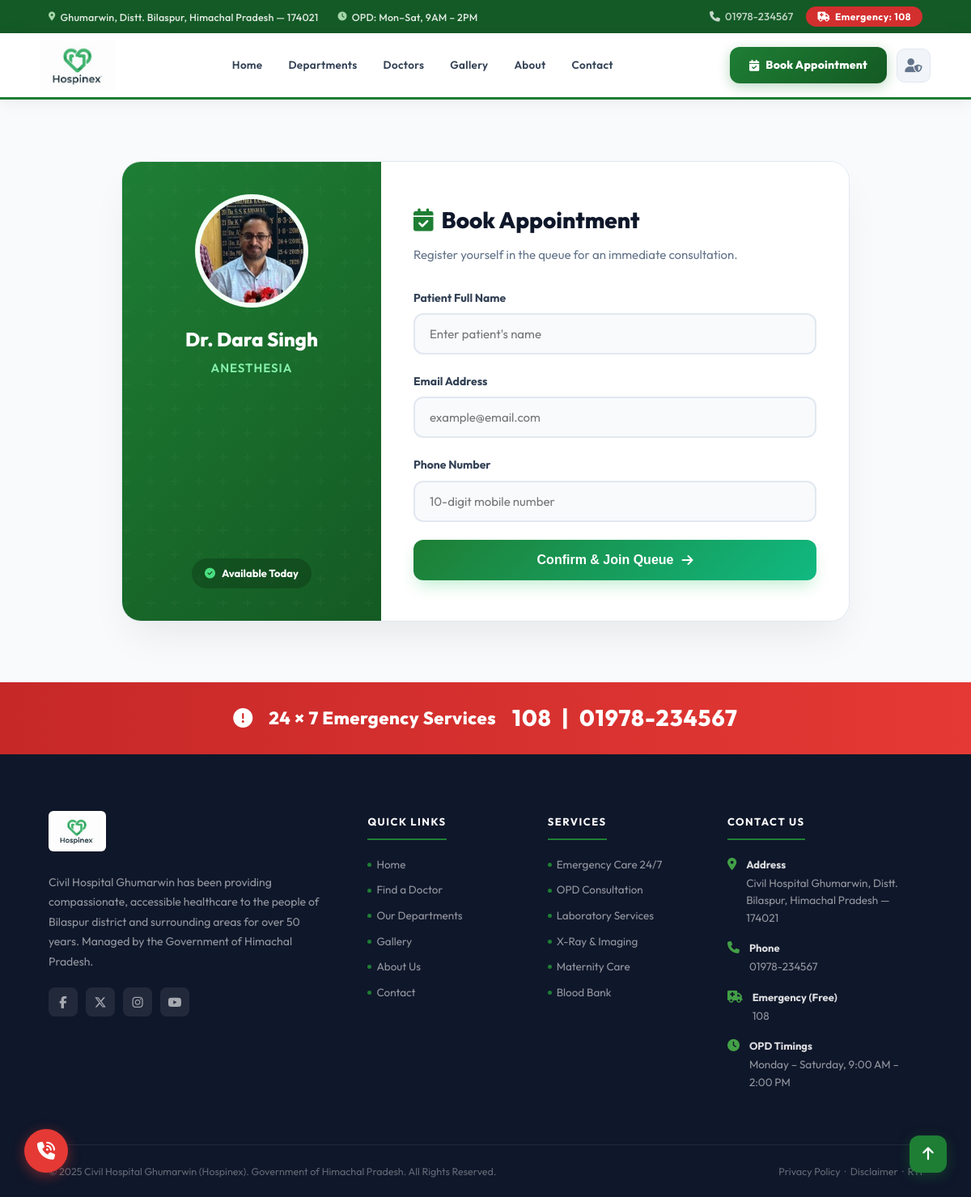
/book/195/ (signed in), run on the app's committed database.
### doctors/models.py (models this page shows, shortened)
class Doctor(models.Model):
    user = models.OneToOneField(User, on_delete=models.CASCADE, limit_choices_to={'is_staff': True})
    photo = models.ImageField(upload_to='doctors/', blank=True, null=True)
    specialization = models.CharField(blank=True, max_length=100)
    experience = models.PositiveIntegerField(blank=True, null=True)
    bio = models.TextField(blank=True)

### doctors/views.py (the view, shortened to what this page needs)
# urls.py: path("book/<int:user_id>/", views.book_appointment, name="book_appointment"),
@login_required(login_url="patient_login")
def book_appointment(request, user_id):
    doctor = get_object_or_404(Doctor, user_id=user_id)
    if request.method == "GET":
        return render(request, "doctors/book_appointment.html", {
            "doctor": doctor
        })

### templates/doctors/book_appointment.html (shortened to what this page needs)
{% extends "base.html" %}
{% load static %}
{% block content %}
<link rel="stylesheet" href="https://cdnjs.cloudflare.com/ajax/libs/font-awesome/6.5.0/css/all.min.css">
<div class="booking-wrapper">
    <div class="booking-card">
        <div class="doc-panel">
            {% if doctor.photo %}
                <img src="{{ doctor.photo.url }}" alt="Doctor" class="doc-avatar">
            {% else %}
                <div class="doc-avatar" style="display:flex; align-items:center; justify-content:center; font-size:50px; color:#16a34a;">
                    <i class="fa-solid fa-user-doctor"></i>
                </div>
            {% endif %}
            <h3 class="doc-name">Dr. {{ doctor.user.get_full_name|default:doctor.user.username|title }}</h3>
            <div class="doc-spec">{{ doctor.specialization|default:"General Medicine" }}</div>
            <div class="doc-badge">
                <i class="fa-solid fa-circle-check" style="color:#4ade80;"></i> Available Today
            </div>
        </div>
        <div class="form-panel">
            <div class="form-header">
                <h2><i class="fa-solid fa-calendar-check"></i> Book Appointment</h2>
                <p>Register yourself in the queue for an immediate consultation.</p>
            </div>
            <form method="POST">
                <div class="input-grp">
                    <label>Patient Full Name</label>
                    <input type="text" name="patient_name" class="input-field" placeholder="Enter patient's name" required>
                </div>
                <div class="input-grp">
                    <label>Email Address</label>
                    <input type="email" name="patient_email" class="input-field" placeholder="example@email.com" required>
                </div>
                <div class="input-grp">
                    <label>Phone Number</label>
                    <input
                        type="tel"
                        name="patient_phone"
                        class="input-field"
                        placeholder="10-digit mobile number"
                        pattern="[6-9]{1}[0-9]{9}"
                        maxlength="10"
                        minlength="10"
                        required
                        title="Enter valid 10-digit phone number"
                    />
                </div>
                <button type="submit" class="btn-submit">
                    Confirm & Join Queue <i class="fa-solid fa-arrow-right"></i>
                </button>
            </form>
        </div>
    </div>
</div>
{% endblock %}

### templates/base.html (style rules this page uses)
:root { --green-primary: #1e7e34; --green-dark: #145a26; --green-light: #e8f5e9; --green-accent: #43a047; --white: #ffffff; --gray-50: #f8fafc; --gray-100: #f1f5f9; --gray-200: #e2e8f0; --gray-400: #94a3b8; --gray-500: #64748b; --gray-700: #334155; --gray-900: #0f172a; --shadow-sm: 0 1px 3px rgba(0,0,0,0.08); --shadow-md: 0 4px 16px rgba(0,0,0,0.08); --shadow-lg: 0 10px 40px rgba(0,0,0,0.10); --transition: all 0.25s cubic-bezier(0.4, 0, 0.2, 1); --radius: 12px; }
* { box-sizing: border-box; margin: 0; padding: 0; }
body { font-family: 'Inter', 'Poppins', sans-serif; background: var(--gray-50); color: var(--gray-700); line-height: 1.6; }

### templates/doctors/book_appointment.html (style rules this page uses)
body { background-color: #f8fafc; font-family: 'Outfit', sans-serif; }
.booking-wrapper { min-height: calc(100vh - 80px); display: flex; align-items: center; justify-content: center; padding: 60px 20px; }
.booking-card { background: #ffffff; width: 100%; max-width: 900px; border-radius: 24px; box-shadow: 0 25px 50px -12px rgba(0,0,0,0.08); display: flex; overflow: hidden; position: relative; border: 1px solid #e2e8f0; }
.doc-panel { background: linear-gradient(135deg, #1e7e34 0%, #145a23 100%); width: 320px; padding: 40px 30px; color: white; display: flex; flex-direction: column; align-items: center; text-align: center; position: relative; }
.doc-panel::before { content: ''; position: absolute; top: 0; left: 0; right: 0; bottom: 0; opacity: 0.5; }
.doc-avatar { width: 140px; height: 140px; border-radius: 50%; object-fit: cover; border: 6px solid rgba(255,255,255,0.2); margin-bottom: 20px; position: relative; z-index: 2; background: #f0fdf4; }
.doc-name { font-size: 24px; font-weight: 800; margin: 0 0 5px 0; position: relative; z-index: 2; }
.doc-spec { color: #86efac; font-weight: 600; font-size: 15px; text-transform: uppercase; letter-spacing: 1px; margin-bottom: 20px; position: relative; z-index: 2; }
.doc-badge { background: rgba(0,0,0,0.2); padding: 8px 16px; border-radius: 20px; font-size: 13px; font-weight: 700; display: inline-flex; align-items: center; gap: 8px; position: relative; z-index: 2; margin-top: auto; }
.form-panel { flex: 1; padding: 50px 40px; background: white; }
.form-header { margin-bottom: 30px; }
.form-header h2 { font-size: 28px; font-weight: 800; color: #0f172a; margin: 0 0 8px 0; display: flex; align-items: center; gap: 10px; }
.form-header h2 i { color: #1e7e34; }
.form-header p { color: #64748b; margin: 0; font-size: 15px; }
.input-grp { margin-bottom: 22px; }
.input-grp label { display: block; font-weight: 700; color: #334155; margin-bottom: 8px; font-size: 14px; }
.input-field { width: 100%; padding: 14px 18px; background: #f8fafc; border: 2px solid #e2e8f0; border-radius: 12px; font-size: 15px; color: #0f172a; transition: all 0.3s; font-family: inherit; }
.btn-submit { width: 100%; padding: 16px; background: linear-gradient(135deg, #1e7e34, #10b981); color: white; border: none; border-radius: 12px; font-size: 16px; font-weight: 800; cursor: pointer; box-shadow: 0 10px 20px -5px rgba(34, 197, 94, 0.3); transition: 0.3s; display: flex; align-items: center; justify-content: center; gap: 10px; margin-top: 10px; }

### data on the page
Doctor: photo (picture), user.get_full_name "Dara Singh", specialization "ANESTHESIA"
